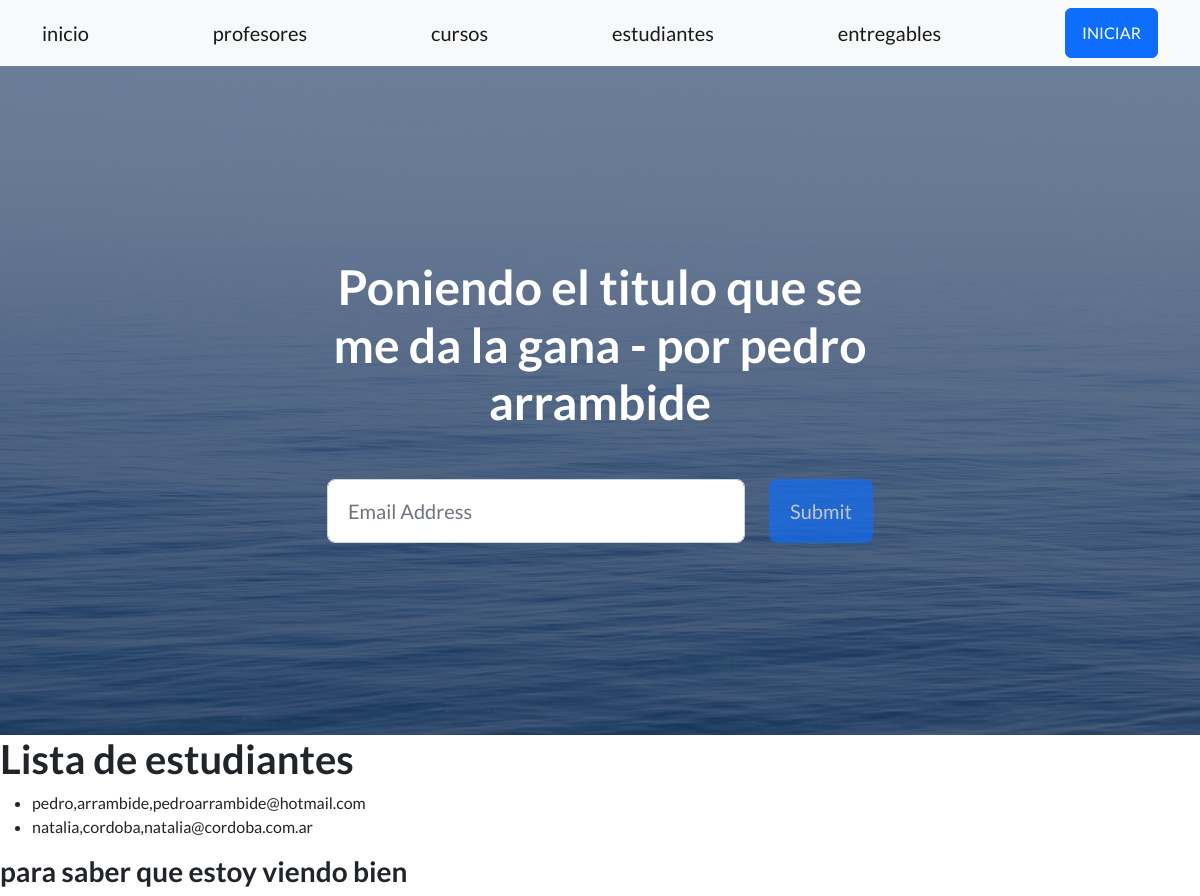
Before: /AppCoder/estudiantes with the older database file.
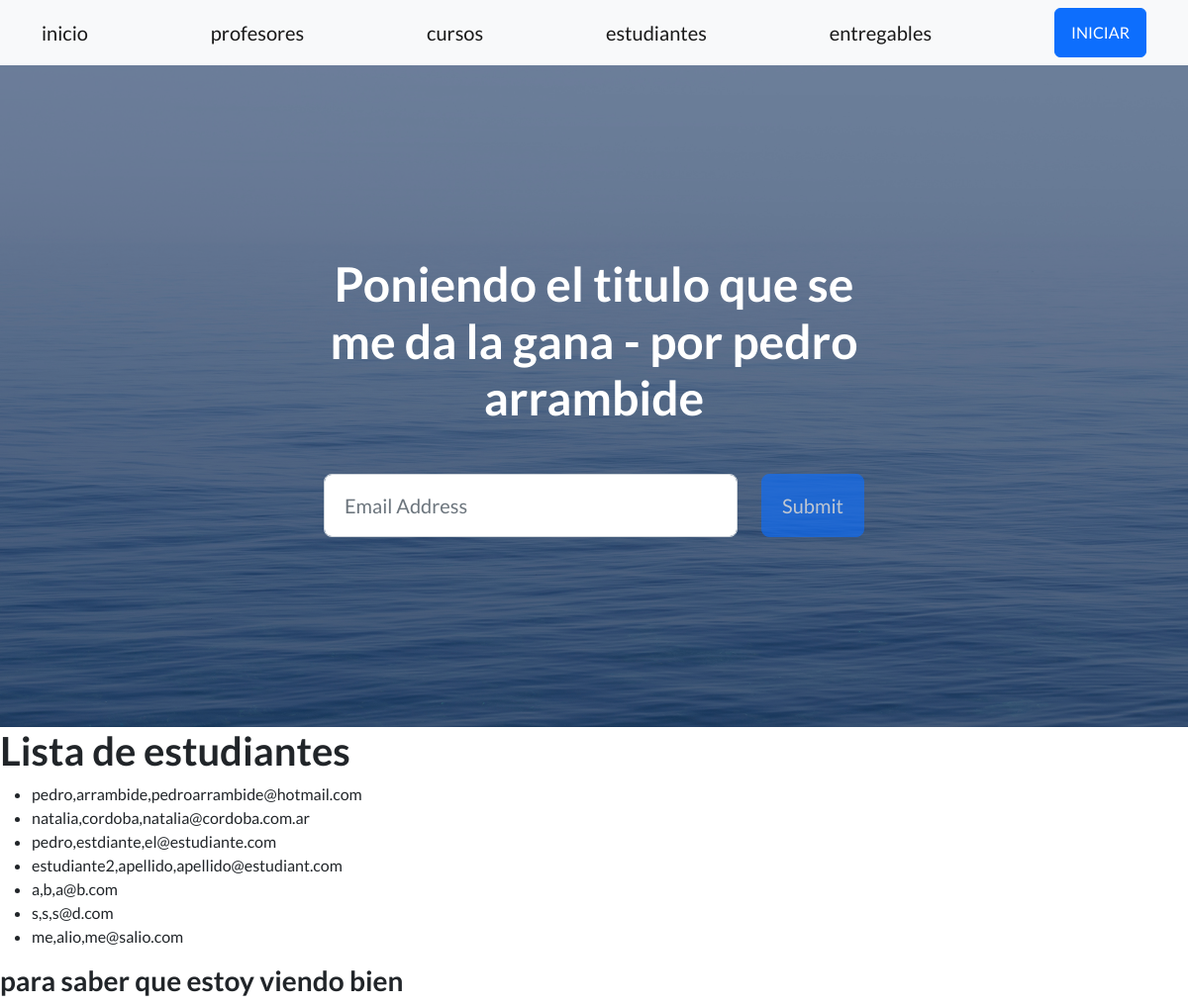
After: the same page with the newer database file.
### AppCoder/models.py (models this page shows)
class Estudiante(models.Model):
    nombre = models.CharField(max_length=30)
    apellido = models.CharField(max_length=30)
    email = models.EmailField()

### AppCoder/views.py (the view)
# urls.py: path('estudiantes', views.estudiantes, name="estudiantes"),
def estudiantes(request):
    estudiantes = Estudiante.objects.all()
    return render(request, 'estudiantes.html',{'estudiantes':estudiantes})

### AppCoder/templates/estudiantes.html
{% extends 'padre.html' %}
{% load static %}
{% block contenidoQueCambia %}
<h1>Lista de estudiantes</h1>
<ul>
    {% for e in estudiantes %}
    <li>{{e.nombre}},{{e.apellido}},{{e.email}}</li>
    {% endfor %}
</ul>
<h3>para saber que estoy viendo bien</h3>
{% endblock contenidoQueCambia %}

### AppCoder/templates/padre.html (shortened to what this page needs)
{% load static %}
<!DOCTYPE html>
<html lang="en">
    <head>
        <link href="https://cdn.jsdelivr.net/npm/bootstrap-icons@1.5.0/font/bootstrap-icons.css" rel="stylesheet" type="text/css" />
        <link href="{% static 'css/styles.css' %}" rel="stylesheet" />
    </head>
    <body>
        <nav class="navbar navbar-light bg-light static-top">
            <div class="container">
                <a class="navbar-brand" href="{% url 'AppCoder:inicio' %}">inicio</a>
                <a class="navbar-brand" href="{% url 'AppCoder:profesores' %}">profesores</a>
                <a class="navbar-brand" href="{% url 'AppCoder:cursos' %}">cursos</a>
                <a class="navbar-brand" href="{% url 'AppCoder:estudiantes' %}">estudiantes</a>
                <a class="navbar-brand" href="{% url 'AppCoder:entregables' %}">entregables</a>
                <a class="btn btn-primary" href="#NADAAUN">INICIAR</a>
            </div>
        </nav>
        <header class="masthead">
            <div class="container position-relative">
                <div class="row justify-content-center">
                    <div class="col-xl-6">
                        <div class="text-center text-white">
                            <h1 class="mb-5">Poniendo el titulo que se me da la gana - por pedro arrambide</h1>
                            <form class="form-subscribe" id="contactForm" data-sb-form-api-token="API_TOKEN">
                                <div class="row">
                                    <div class="col">
                                        <input class="form-control form-control-lg" id="emailAddress" type="email" placeholder="Email Address" data-sb-validations="required,email" />
                                    </div>
                                    <div class="col-auto"><button class="btn btn-primary btn-lg disabled" id="submitButton" type="submit">Submit</button></div>
                                </div>
                            </form>
                        </div>
                    </div>
                </div>
            </div>
        </header>
        {% block contenidoQueCambia %}
        {% endblock contenidoQueCambia %}
    </body>
</html>

Changed rows visible on the page:
added Estudiante: nombre "pedro", apellido "estdiante", email "el@estudiante.com"
added Estudiante: nombre "estudiante2", apellido "apellido", email "apellido@estudiant.com"
added Estudiante: nombre "a", apellido "b", email "a@b.com"
added Estudiante: nombre "s", apellido "s", email "s@d.com"
added Estudiante: nombre "me", apellido "alio", email "me@salio.com"
